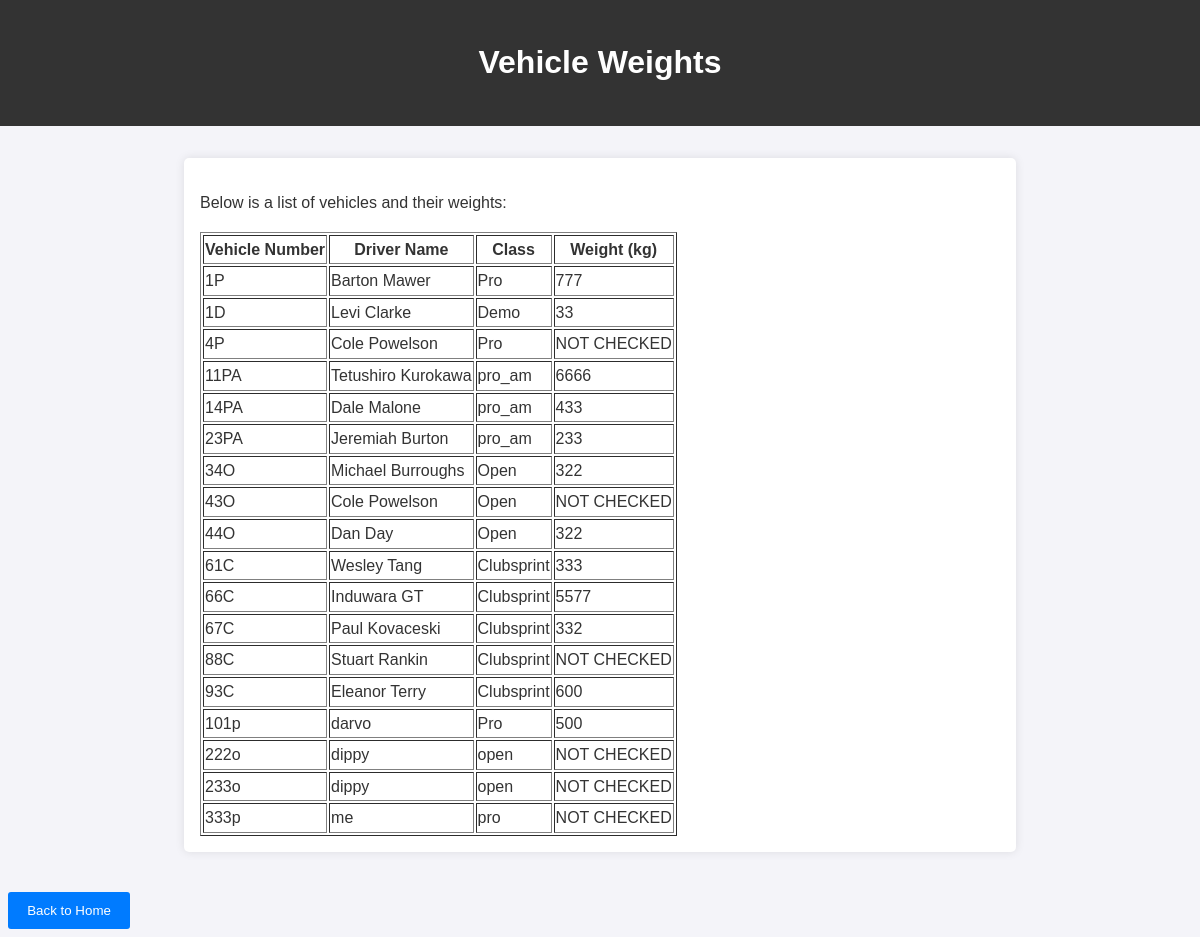
/vehicle_weights, run on an earlier commit of the app's database.
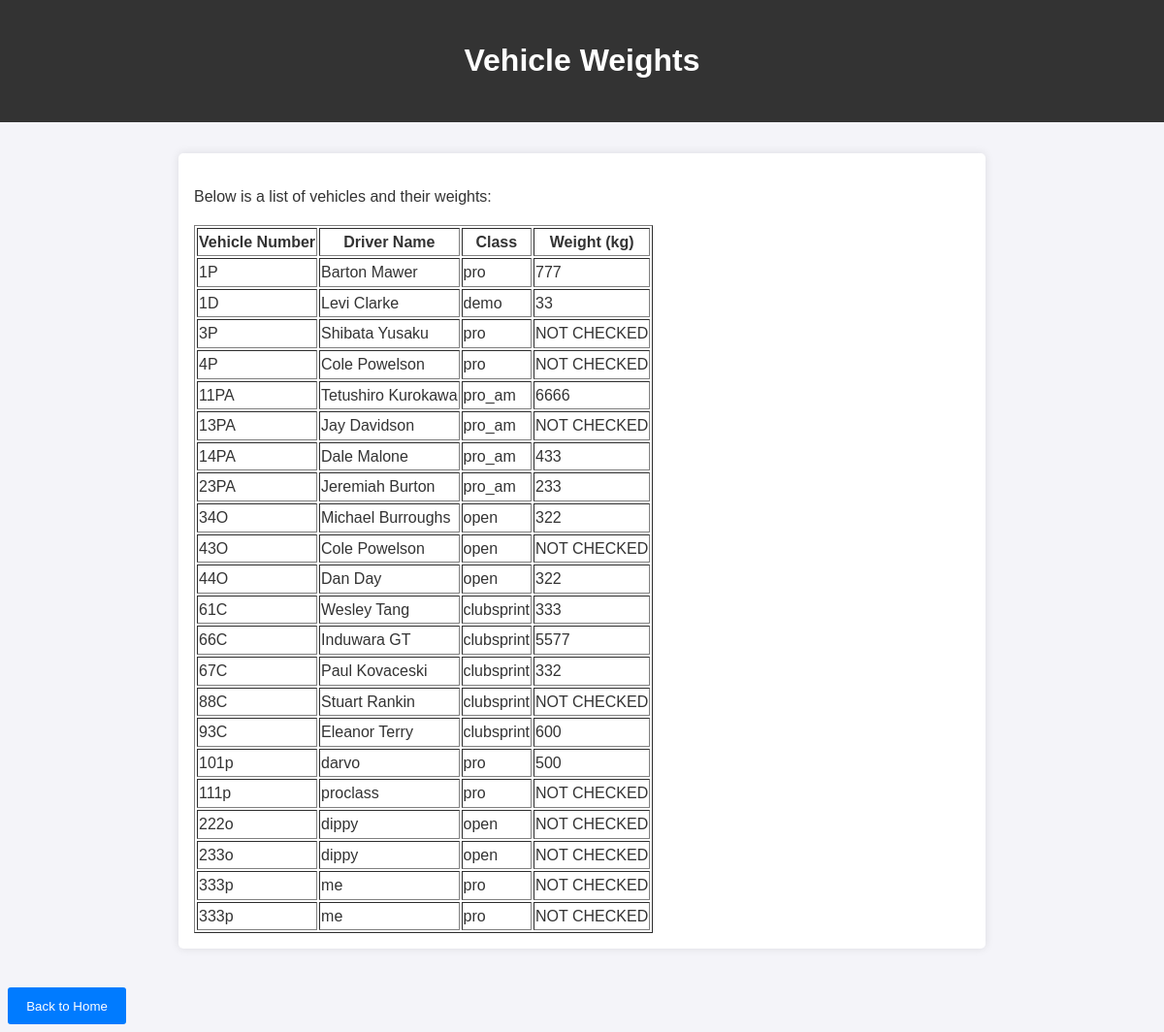
And on a later commit of the database.
### models.py (models this page shows)
class Entry(db.Model):
    __tablename__ = 'entries'
    id = db.Column(db.Integer, primary_key=True)  # Unique ID for each entry
    vehicle_number = db.Column(db.String(5), nullable=False)
    vehicle_make = db.Column(db.String(255), nullable=False)
    vehicle_model = db.Column(db.String(255), nullable=False)
    vehicle_type = db.Column(db.String(2), nullable=False, default='W')
    garage_number = db.Column(db.String(255), nullable=True)
    log_book_number = db.Column(db.String(255), nullable=True)
    licence_number = db.Column(db.String(255), nullable=False, default='000000')
    driver_name = db.Column(db.String(255), nullable=False)
    team_name = db.Column(db.String(255), nullable=True)
    class_type = db.Column(db.String(255), nullable=True)  # Renamed from 'class'
    Inspection_report = db.Column(db.Boolean, nullable=False, default=False)
    approved_to_start = db.Column(db.Boolean, nullable=False, default=False)
    failed_items = db.Column(db.Boolean, nullable=False, default=False)
    inspection_checklist = db.relationship('InspectionChecklist', backref='entry', lazy=True)

class InspectionItem(db.Model):
    __tablename__ = 'inspection_items'
    id = db.Column(db.Integer, primary_key=True)
    checklist_id = db.Column(db.Integer, db.ForeignKey('inspection_checklists.id'), nullable=False)
    item_name = db.Column(db.String(255), nullable=False)
    status = db.Column(db.String(50), nullable=False, default='Pending')
    brand = db.Column(db.String(255), nullable=True)
    standard = db.Column(db.String(255), nullable=True)
    expiry_date = db.Column(db.Date, nullable=True)
    rops = db.Column(db.String(255), nullable=True)
    brand_required = db.Column(db.Boolean, default=False)
    standard_required = db.Column(db.Boolean, default=False)
    expiry_date_required = db.Column(db.Boolean, default=False)
    rops_required = db.Column(db.Boolean, default=False)
    value = db.Column(db.String(255), nullable=True)

### app.py (the view)
@app.route('/vehicle_weights')
def vehicle_weights():
    vehicles = db.session.query(
        Entry.vehicle_number,
        Entry.driver_name,
        Entry.class_type,
        InspectionItem.value.label('vehicle_weight')
    ).join(InspectionChecklist, Entry.id == InspectionChecklist.entry_id) \
     .join(InspectionItem, InspectionChecklist.id == InspectionItem.checklist_id) \
     .filter(InspectionItem.item_name == "Vehicle Weight") \
     .order_by(
    func.cast(
        func.substr(
            Entry.vehicle_number,
            1,
            func.instr(Entry.vehicle_number + 'A', 'A') - 1
        ),
        Integer
    )
).all()
    print("Vehicles Data:", vehicles)
    return render_template('vehicle_weights.html', vehicles=vehicles)

### app.py (called while the page is built)
@app.before_request
def enable_foreign_keys():
    if 'sqlite' in SQLALCHEMY_DATABASE_URI:
        with db.engine.connect() as connection:
            connection.execute(text("PRAGMA foreign_keys=ON"))

### templates/vehicle_weights.html (shortened to what this page needs)
<!DOCTYPE html>
<html lang="en">
<head>
  <link rel="stylesheet" href="{{ url_for('static', filename='styles.css') }}">
</head>
<body>
  <header>
    <h1>Vehicle Weights</h1>
  </header>
  <section>
    <p>Below is a list of vehicles and their weights:</p>
    <table border="1">
      <thead>
        <tr>
          <th>Vehicle Number</th>
          <th>Driver Name</th>
          <th>Class</th>
          <th>Weight (kg)</th>
        </tr>
      </thead>
      <tbody>
        {% for vehicle in vehicles %}
        <tr>
          <td>{{ vehicle.vehicle_number }}</td>
          <td>{{ vehicle.driver_name }}</td>
          <td>{{ vehicle.class_type }}</td>
          <td>{{ vehicle.vehicle_weight or "NOT CHECKED" }}</td>
        </tr>
        {% endfor %}
      </tbody>
    </table>
  </section>
  <button onclick="window.location.href='/'">Back to Home</button>
</body>
</html>

### static/styles.css (style rules this page uses)
body { font-family: Arial, sans-serif; line-height: 1.6; margin: 0; padding: 0; background-color: #f4f4f9; color: #333; }
header { background: #333; color: #fff; padding: 1rem 0; text-align: center; }
section { margin: 2rem auto; padding: 1rem; max-width: 800px; background: #fff; box-shadow: 0 0 10px rgba(0, 0, 0, 0.1); border-radius: 5px; }
button { margin: 0.5rem; padding: 0.7rem 1.2rem; background: #007BFF; border: none; color: white; border-radius: 3px; cursor: pointer; }

What changed in the data, as far as the page shows it:
changed Entry "Barton Mawer": class_type "Pro" → "pro"
changed Entry "Levi Clarke": class_type "Demo" → "demo"
now on this page (row edited): Entry: vehicle_number "3P", driver_name "Shibata Yusaku", class_type "pro", vehicle_weight "NOT CHECKED"
changed Entry (number 4 of 22 on the later page): class_type "Pro" → "pro"
now on this page (row unchanged): Entry: vehicle_number "13PA", driver_name "Jay Davidson", class_type "pro_am", vehicle_weight "NOT CHECKED"
changed Entry "Michael Burroughs": class_type "Open" → "open"
changed Entry (number 10 of 22 on the later page): class_type "Open" → "open"
changed Entry "Dan Day": class_type "Open" → "open"
changed Entry "Wesley Tang": class_type "Clubsprint" → "clubsprint"
changed Entry "Induwara GT": class_type "Clubsprint" → "clubsprint"
changed Entry "Paul Kovaceski": class_type "Clubsprint" → "clubsprint"
changed Entry "Stuart Rankin": class_type "Clubsprint" → "clubsprint"
changed Entry "Eleanor Terry": class_type "Clubsprint" → "clubsprint"
changed Entry "darvo": class_type "Pro" → "pro"
added Entry: vehicle_number "111p", driver_name "proclass", class_type "pro", vehicle_weight "NOT CHECKED"
now on this page (row unchanged): Entry: vehicle_number "333p", driver_name "me", class_type "pro", vehicle_weight "NOT CHECKED"
